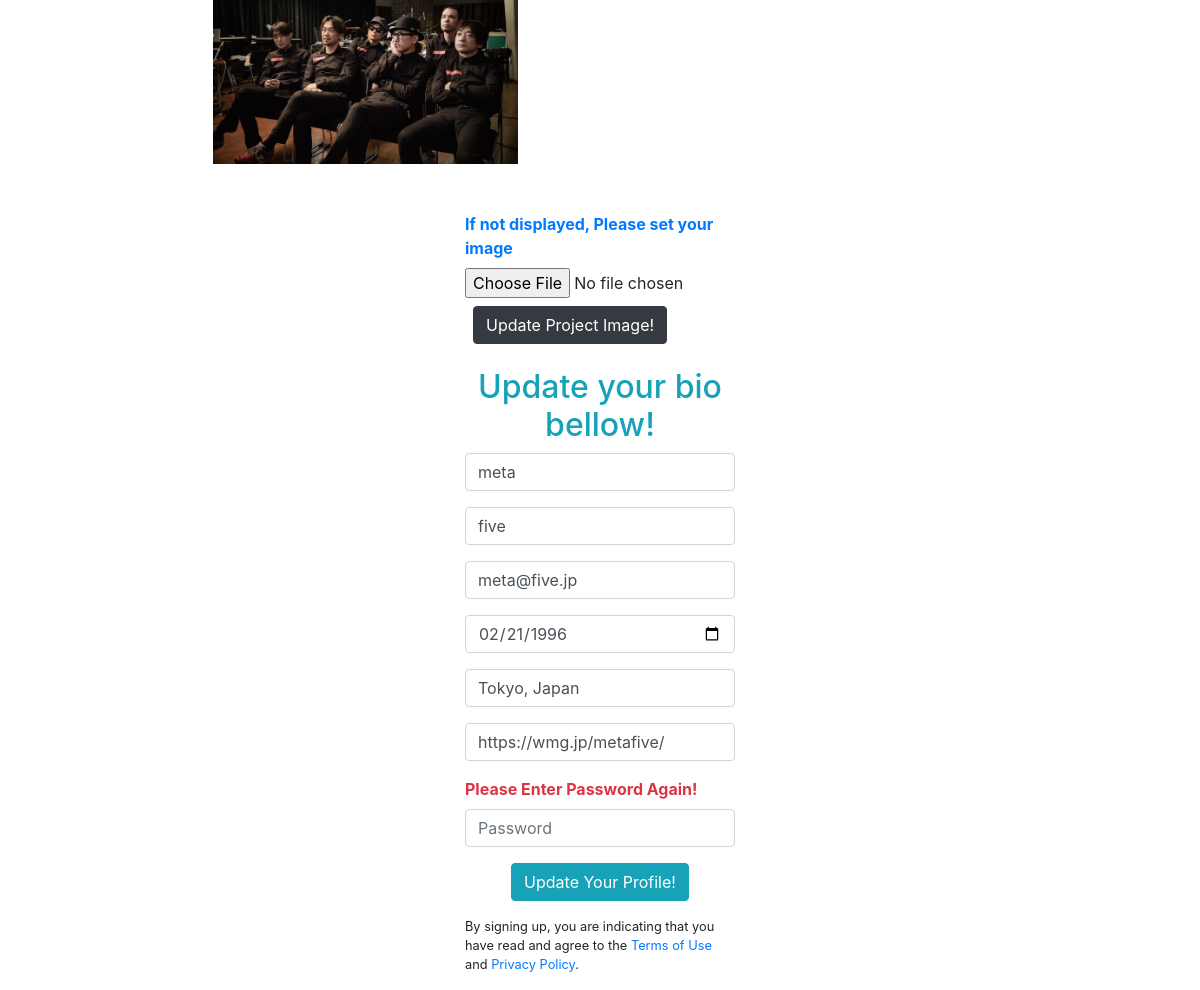
/profile_update.php (signed in), run on the app's committed database.
### tables this page shows
CREATE TABLE `user_profile` (
  `user_id` int(11) NOT NULL,
  `first_name` varchar(100) NOT NULL,
  `last_name` varchar(100) NOT NULL,
  `birthday` date DEFAULT NULL,
  `home_address` varchar(255) DEFAULT NULL,
  `email` varchar(255) NOT NULL,
  `date_added` timestamp NOT NULL DEFAULT CURRENT_TIMESTAMP,
  `password` varchar(100) NOT NULL,
  `website` varchar(255) DEFAULT NULL,
  `user_img` varchar(100) DEFAULT NULL
);

### classes/Database.php (called while the page is built, shortened)
<?php
    class Database{
        private $servername='us-cdbr-east-04.cleardb.com';
        private $username='b185b47a594a3b';
        private $password='dee1e978';
        private $db_name='heroku_23d4a01d829b1a3';
        public function __construct(){
            $this->conn = new mysqli(
                $this->servername,
                $this->username,
                $this->password,
                $this->db_name
            );
            if($this->conn == TRUE){
                return $this->conn;
            } else{
                die('ERROR '.$this->conn->connect_error);
            }
        }
    }
?>

### profile_action.php (called while the page is built, shortened)
<?php
    include 'classes/Profile.php';
    $profileObj = new Profile;
?>

### classes/Profile.php (called while the page is built, shortened)
<?php
    include 'Database.php';
    class Profile extends Database{
        public function get_profile($user_id){
            $sql = "SELECT DATE_FORMAT(date_added, '%Y-%m-%d')AS create_date, first_name, last_name, birthday, home_address, email, password, website, user_img FROM user_profile WHERE user_id='$user_id'";
            $result = $this->conn->query($sql);
            if($result == FALSE){
                die('ERROR: '.$this->conn->error);
            }else{
                return $result->fetch_assoc();
            }
        }
    }
?>

### profile_update.php (the view, shortened to what this page needs)
<?php
  include 'profile_action.php';
  $user_id = $_SESSION['user_id'];
  $get_profile = $profileObj->get_profile($user_id);
?>
<!doctype html>
<html lang="en">
  <head>
    <link rel="stylesheet" href="https://stackpath.bootstrapcdn.com/bootstrap/4.3.1/css/bootstrap.min.css">
  </head>
  <body>
  <div class="container w-75 mx-auto mt-5">
        <div class="w-50 m-5 text-align-center">
          <img src="user_img/<?php echo $get_profile['user_img'] ?>" alt="If not displayed, Please set your image" class="imgSetting">
        </div>
      <div class="row">
         <div class="col-md-4 mx-auto">
            <div class="myform form ">
              <form action="profile_action.php" method="post" enctype="multipart/form-data">
                   <div class="form-group">
                    <label for="user_img" class="text-primary font-weight-bold">If not displayed, Please set your image</label>
                    <input type="file" name="user_img" id="">
                    <input type="submit" name="update_profile_img" class="btn btn-dark m-2" value="Update Project Image!">
                  </div>
              </form>
               <form action="profile_action.php" method="post" enctype="">
                 <h2 class="text-info text-center">Update your bio bellow!</h2>
                  <div class="form-group">
                     <input type="text" name="first_name"  class="form-control my-input" placeholder="First Name *" value="<?php echo $get_profile['first_name'] ?>" required>
                  </div>
                  <div class="form-group">
                     <input type="text" name="last_name"  class="form-control my-input" placeholder="Last Name *" value="<?php echo $get_profile['last_name'] ?>" required>
                  </div>
                  <div class="form-group">
                     <input type="email" name="email"  class="form-control my-input" id="email" placeholder="Email *" value="<?php echo $get_profile['email'] ?>" required>
                  </div>
                  <div class="form-group">
                     <input type="date" name="birthday"  class="form-control my-input" id="birthday" placeholder="Birthday *" value="<?php echo $get_profile['birthday'] ?>" required>
                  </div>
                  <div class="form-group">
                     <input type="text" name="home_address"  class="form-control my-input" id="home_address" placeholder="City, Country" value="<?php echo $get_profile['home_address'] ?>">
                  </div>
                  <div class="form-group">
                     <input type="text" name="website"  class="form-control my-input" id="website" placeholder="Your Website URL if you have" value="<?php echo $get_profile['website'] ?>">
                  </div>
                  <div class="form-group">
                    <label for="password" class="text-danger font-weight-bold">Please Enter Password Again!</label>
                     <input type="password" name="password" class="form-control my-input" placeholder="Password" required>
                  </div>
                  <div class="text-center ">
                     <button type="submit" name="update_profile" class="btn btn-info send-button tx-tfm text-capitalize">
                      update your profile!
                    </button>
                  </div>
                  <p class="small mt-3">By signing up, you are indicating that you have read and agree to the <a href="#" class="ps-hero__content__link">Terms of Use</a> and <a href="#">Privacy Policy</a>.
                  </p>
               </form>
            </div>
         </div>
      </div>
   </div>
  </body>
</html>

### profile_update.php (style rules this page uses)
.imgSetting { text-align: center; width: 70%; height: 100%; position: relative; overflow: hidden; margin-top: -20%; width: 70%; border: none; border-radius: 0; font-size: 15px; background: #212529b8; }

### data on the page
user_profile: user_img (picture), first_name "meta", last_name "five", email "meta@five.jp", birthday "02/21/1996", home_address "Tokyo, Japan", website "https://wmg.jp/metafive/"
